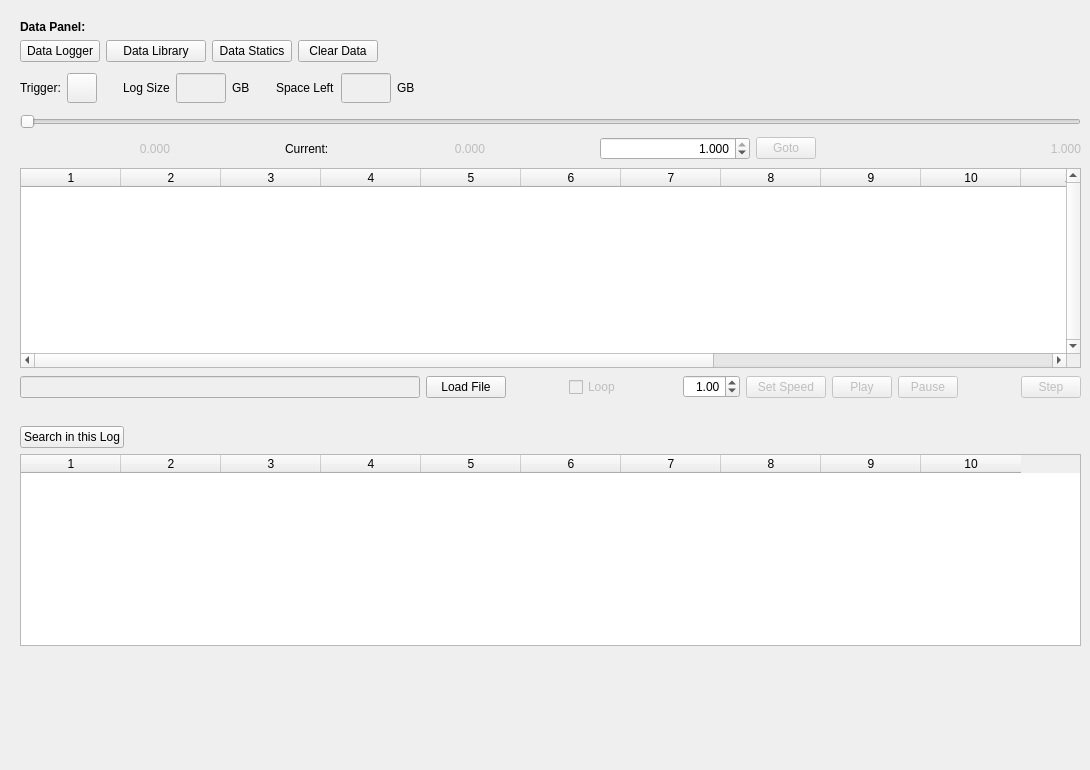
      <widget class="QWidget" name="tab_3">
       <attribute name="title">
        <string>Data Statics</string>
       </attribute>
       <widget class="QWidget" name="gridLayoutWidget">
        <property name="geometry">
         <rect>
          <x>20</x>
          <y>20</y>
          <width>1061</width>
          <height>741</height>
         </rect>
        </property>
        <layout class="QGridLayout" name="gridLayout_2">
         <item row="10" column="0">
          <layout class="QHBoxLayout" name="horizontalLayout_19">
           <item>
            <widget class="QPushButton" name="pushButton_search_log">
             <property name="text">
              <string>Search in this Log</string>
             </property>
            </widget>
           </item>
           <item>
            <spacer name="horizontalSpacer_13">
             <property name="orientation">
              <enum>Qt::Horizontal</enum>
             </property>
             <property name="sizeHint" stdset="0">
              <size>
               <width>40</width>
               <height>20</height>
              </size>
             </property>
            </spacer>
           </item>
          </layout>
         </item>
         <item row="1" column="0">
          <layout class="QHBoxLayout" name="horizontalLayout">
           <item>
            <widget class="QPushButton" name="pushButton_data_logger">
             <property name="maximumSize">
              <size>
               <width>100</width>
               <height>30</height>
              </size>
             </property>
             <property name="text">
              <string>Data Logger</string>
             </property>
            </widget>
           </item>
           <item>
            <widget class="QPushButton" name="pushButton_datalibrary">
             <property name="minimumSize">
              <size>
               <width>100</width>
               <height>0</height>
              </size>
             </property>
             <property name="maximumSize">
              <size>
               <width>100</width>
               <height>30</height>
              </size>
             </property>
             <property name="text">
              <string>Data Library</string>
             </property>
            </widget>
           </item>
           <item>
            <widget class="QPushButton" name="pushButton_datastatics">
             <property name="maximumSize">
              <size>
               <width>100</width>
               <height>30</height>
              </size>
             </property>
             <property name="text">
              <string>Data Statics</string>
             </property>
            </widget>
           </item>
           <item>
            <widget class="QPushButton" name="pushButton_clear_data">
             <property name="maximumSize">
              <size>
               <width>100</width>
               <height>30</height>
              </size>
             </property>
             <property name="text">
              <string>Clear Data</string>
             </property>
            </widget>
           </item>
           <item>
            <spacer name="horizontalSpacer_2">
             <property name="orientation">
              <enum>Qt::Horizontal</enum>
             </property>
             <property name="sizeHint" stdset="0">
              <size>
               <width>40</width>
               <height>20</height>
              </size>
             </property>
            </spacer>
           </item>
          </layout>
         </item>
         <item row="2" column="0">
          <layout class="QHBoxLayout" name="horizontalLayout_4">
           <item>
            <widget class="QLabel" name="label_26">
             <property name="maximumSize">
              <size>
               <width>70</width>
               <height>50</height>
              </size>
             </property>
             <property name="text">
              <string>Trigger:</string>
             </property>
            </widget>
           </item>
           <item>
            <widget class="QPushButton" name="pushButton_Log_Trigger">
             <property name="maximumSize">
              <size>
               <width>30</width>
               <height>30</height>
              </size>
             </property>
             <property name="text">
              <string/>
             </property>
            </widget>
           </item>
           <item>
            <spacer name="verticalSpacer">
             <property name="orientation">
              <enum>Qt::Vertical</enum>
             </property>
             <property name="sizeType">
              <enum>QSizePolicy::Fixed</enum>
             </property>
             <property name="sizeHint" stdset="0">
              <size>
               <width>20</width>
               <height>40</height>
              </size>
             </property>
            </spacer>
           </item>
           <item>
            <widget class="QLabel" name="label_23">
             <property name="maximumSize">
              <size>
               <width>80</width>
               <height>50</height>
              </size>
             </property>
             <property name="text">
              <string>Log Size</string>
             </property>
            </widget>
           </item>
           <item>
            <widget class="QLineEdit" name="lineEdit_log_size">
             <property name="enabled">
              <bool>false</bool>
             </property>
             <property name="maximumSize">
              <size>
               <width>50</width>
               <height>30</height>
              </size>
             </property>
             <property name="alignment">
              <set>Qt::AlignRight|Qt::AlignTrailing|Qt::AlignVCenter</set>
             </property>
            </widget>
           </item>
           <item>
            <widget class="QLabel" name="label_24">
             <property name="maximumSize">
              <size>
               <width>20</width>
               <height>50</height>
              </size>
             </property>
             <property name="text">
              <string>GB</string>
             </property>
            </widget>
           </item>
           <item>
            <spacer name="verticalSpacer_2">
             <property name="orientation">
              <enum>Qt::Vertical</enum>
             </property>
             <property name="sizeType">
              <enum>QSizePolicy::Fixed</enum>
             </property>
             <property name="sizeHint" stdset="0">
              <size>
               <width>20</width>
               <height>40</height>
              </size>
             </property>
            </spacer>
           </item>
           <item>
            <widget class="QLabel" name="label_22">
             <property name="maximumSize">
              <size>
               <width>80</width>
               <height>50</height>
              </size>
             </property>
             <property name="text">
              <string>Space Left</string>
             </property>
            </widget>
           </item>
           <item>
            <widget class="QLineEdit" name="lineEdit_space_left">
             <property name="enabled">
              <bool>false</bool>
             </property>
             <property name="maximumSize">
              <size>
               <width>50</width>
               <height>30</height>
              </size>
             </property>
             <property name="alignment">
              <set>Qt::AlignRight|Qt::AlignTrailing|Qt::AlignVCenter</set>
             </property>
            </widget>
           </item>
           <item>
            <widget class="QLabel" name="label_25">
             <property name="maximumSize">
              <size>
               <width>20</width>
               <height>50</height>
              </size>
             </property>
             <property name="text">
              <string>GB</string>
             </property>
            </widget>
           </item>
           <item>
            <spacer name="horizontalSpacer_5">
             <property name="orientation">
              <enum>Qt::Horizontal</enum>
             </property>
             <property name="sizeHint" stdset="0">
              <size>
               <width>40</width>
               <height>20</height>
              </size>
             </property>
            </spacer>
           </item>
          </layout>
         </item>
         <item row="0" column="0">
          <widget class="QLabel" name="label_20">
           <property name="maximumSize">
            <size>
             <width>300</width>
             <height>30</height>
            </size>
           </property>
           <property name="font">
            <font>
             <weight>75</weight>
             <bold>true</bold>
            </font>
           </property>
           <property name="text">
            <string>Data Panel:</string>
           </property>
          </widget>
         </item>
         <item row="12" column="0">
          <spacer name="verticalSpacer_5">
           <property name="orientation">
            <enum>Qt::Vertical</enum>
           </property>
           <property name="sizeHint" stdset="0">
            <size>
             <width>20</width>
             <height>40</height>
            </size>
           </property>
          </spacer>
         </item>
         <item row="3" column="0">
          <widget class="QSlider" name="horizontalSliderTime">
           <property name="enabled">
            <bool>true</bool>
           </property>
           <property name="maximum">
            <number>1000000</number>
           </property>
           <property name="sliderPosition">
            <number>0</number>
           </property>
           <property name="orientation">
            <enum>Qt::Horizontal</enum>
           </property>
           <property name="tickPosition">
            <enum>QSlider::NoTicks</enum>
           </property>
          </widget>
         </item>
         <item row="4" column="0">
          <layout class="QHBoxLayout" name="horizontalLayout_9">
           <item>
            <widget class="QLabel" name="labelFirstTimeStamp">
             <property name="enabled">
              <bool>false</bool>
             </property>
             <property name="minimumSize">
              <size>
               <width>150</width>
               <height>0</height>
              </size>
             </property>
             <property name="maximumSize">
              <size>
               <width>100</width>
               <height>16777215</height>
              </size>
             </property>
             <property name="text">
              <string>0.000</string>
             </property>
             <property name="alignment">
              <set>Qt::AlignRight|Qt::AlignTrailing|Qt::AlignVCenter</set>
             </property>
            </widget>
           </item>
           <item>
            <spacer name="horizontalSpacer_6">
             <property name="orientation">
              <enum>Qt::Horizontal</enum>
             </property>
             <property name="sizeHint" stdset="0">
              <size>
               <width>40</width>
               <height>20</height>
              </size>
             </property>
            </spacer>
           </item>
           <item>
            <layout class="QHBoxLayout" name="horizontalLayout_10">
             <item>
              <widget class="QLabel" name="label_5">
               <property name="text">
                <string>Current:</string>
               </property>
              </widget>
             </item>
             <item>
              <widget class="QLabel" name="labelCurrentTimeStamp">
               <property name="enabled">
                <bool>false</bool>
               </property>
               <property name="minimumSize">
                <size>
                 <width>150</width>
                 <height>27</height>
                </size>
               </property>
               <property name="maximumSize">
                <size>
                 <width>100</width>
                 <height>27</height>
                </size>
               </property>
               <property name="frameShape">
                <enum>QFrame::NoFrame</enum>
               </property>
               <property name="text">
                <string>0.000</string>
               </property>
               <property name="alignment">
                <set>Qt::AlignRight|Qt::AlignTrailing|Qt::AlignVCenter</set>
               </property>
              </widget>
             </item>
            </layout>
           </item>
           <item>
            <spacer name="horizontalSpacer_7">
             <property name="orientation">
              <enum>Qt::Horizontal</enum>
             </property>
             <property name="sizeHint" stdset="0">
              <size>
               <width>40</width>
               <height>20</height>
              </size>
             </property>
            </spacer>
           </item>
           <item>
            <layout class="QHBoxLayout" name="horizontalLayout_11">
             <item>
              <widget class="QDoubleSpinBox" name="doubleSpinBoxGotoTimeStamp">
               <property name="minimumSize">
                <size>
                 <width>150</width>
                 <height>0</height>
                </size>
               </property>
               <property name="alignment">
                <set>Qt::AlignRight|Qt::AlignTrailing|Qt::AlignVCenter</set>
               </property>
               <property name="decimals">
                <number>3</number>
               </property>
               <property name="minimum">
                <double>0.010000000000000</double>
               </property>
               <property name="maximum">
                <double>1.000000000000000</double>
               </property>
               <property name="singleStep">
                <double>0.100000000000000</double>
               </property>
               <property name="value">
                <double>1.000000000000000</double>
               </property>
              </widget>
             </item>
             <item>
              <widget class="QPushButton" name="pushButtonGoto">
               <property name="enabled">
                <bool>false</bool>
               </property>
               <property name="maximumSize">
                <size>
                 <width>60</width>
                 <height>16777215</height>
                </size>
               </property>
               <property name="text">
                <string>Goto</string>
               </property>
              </widget>
             </item>
            </layout>
           </item>
           <item>
            <spacer name="horizontalSpacer_8">
             <property name="orientation">
              <enum>Qt::Horizontal</enum>
             </property>
             <property name="sizeHint" stdset="0">
              <size>
               <width>40</width>
               <height>20</height>
              </size>
             </property>
            </spacer>
           </item>
           <item>
            <widget class="QLabel" name="labelLastTimeStamp">
             <property name="enabled">
              <bool>false</bool>
             </property>
             <property name="minimumSize">
              <size>
               <width>150</width>
               <height>0</height>
              </size>
             </property>
             <property name="maximumSize">
              <size>
               <width>100</width>
               <height>16777215</height>
              </size>
             </property>
             <property name="text">
              <string>1.000</string>
             </property>
             <property name="alignment">
              <set>Qt::AlignRight|Qt::AlignTrailing|Qt::AlignVCenter</set>
             </property>
            </widget>
           </item>
          </layout>
         </item>
         <item row="5" column="0">
          <widget class="QTableWidget" name="tableWidgetLCM">
           <property name="minimumSize">
            <size>
             <width>0</width>
             <height>200</height>
            </size>
           </property>
           <property name="maximumSize">
            <size>
             <width>16777215</width>
             <height>200</height>
            </size>
           </property>
           <property name="verticalScrollBarPolicy">
            <enum>Qt::ScrollBarAlwaysOn</enum>
           </property>
           <property name="editTriggers">
            <set>QAbstractItemView::NoEditTriggers</set>
           </property>
           <property name="rowCount">
            <number>0</number>
           </property>
           <property name="columnCount">
            <number>15</number>
           </property>
           <column/>
           <column/>
           <column/>
           <column/>
           <column/>
           <column/>
           <column/>
           <column/>
           <column/>
           <column/>
           <column/>
           <column/>
           <column/>
           <column/>
           <column/>
          </widget>
         </item>
         <item row="6" column="0">
          <layout class="QHBoxLayout" name="horizontalLayout_13">
           <item>
            <layout class="QHBoxLayout" name="horizontalLayout_14">
             <item>
              <widget class="QLineEdit" name="lineEditFileName">
               <property name="enabled">
                <bool>false</bool>
               </property>
               <property name="minimumSize">
                <size>
                 <width>400</width>
                 <height>0</height>
                </size>
               </property>
               <property name="maximumSize">
                <size>
                 <width>400</width>
                 <height>16777215</height>
                </size>
               </property>
               <property name="text">
                <string/>
               </property>
              </widget>
             </item>
             <item>
              <widget class="QPushButton" name="pushButtonLoadFile">
               <property name="maximumSize">
                <size>
                 <width>90</width>
                 <height>16777215</height>
                </size>
               </property>
               <property name="text">
                <string>Load File</string>
               </property>
              </widget>
             </item>
            </layout>
           </item>
           <item>
            <spacer name="horizontalSpacer_9">
             <property name="orientation">
              <enum>Qt::Horizontal</enum>
             </property>
             <property name="sizeHint" stdset="0">
              <size>
               <width>20</width>
               <height>26</height>
              </size>
             </property>
            </spacer>
           </item>
           <item>
            <widget class="QCheckBox" name="checkBoxLoop">
             <property name="enabled">
              <bool>false</bool>
             </property>
             <property name="text">
              <string>Loop</string>
             </property>
            </widget>
           </item>
           <item>
            <spacer name="horizontalSpacer_10">
             <property name="orientation">
              <enum>Qt::Horizontal</enum>
             </property>
             <property name="sizeHint" stdset="0">
              <size>
               <width>20</width>
               <height>20</height>
              </size>
             </property>
            </spacer>
           </item>
           <item>
            <layout class="QHBoxLayout" name="horizontalLayout_15">
             <item>
              <layout class="QHBoxLayout" name="horizontalLayout_16">
               <item>
                <widget class="QDoubleSpinBox" name="doubleSpinBoxPlaySpeed">
                 <property name="alignment">
                  <set>Qt::AlignRight|Qt::AlignTrailing|Qt::AlignVCenter</set>
                 </property>
                 <property name="minimum">
                  <double>0.010000000000000</double>
                 </property>
                 <property name="maximum">
                  <double>10.000000000000000</double>
                 </property>
                 <property name="singleStep">
                  <double>0.100000000000000</double>
                 </property>
                 <property name="value">
                  <double>1.000000000000000</double>
                 </property>
                </widget>
               </item>
               <item>
                <widget class="QPushButton" name="pushButtonSetSpeed">
                 <property name="enabled">
                  <bool>false</bool>
                 </property>
                 <property name="maximumSize">
                  <size>
                   <width>90</width>
                   <height>16777215</height>
                  </size>
                 </property>
                 <property name="text">
                  <string>Set Speed</string>
                 </property>
                </widget>
               </item>
              </layout>
             </item>
             <item>
              <widget class="QPushButton" name="pushButtonPlay">
               <property name="enabled">
                <bool>false</bool>
               </property>
               <property name="maximumSize">
                <size>
                 <width>60</width>
                 <height>16777215</height>
                </size>
               </property>
               <property name="text">
                <string>Play</string>
               </property>
              </widget>
             </item>
             <item>
              <widget class="QPushButton" name="pushButtonPause">
               <property name="enabled">
                <bool>false</bool>
               </property>
               <property name="maximumSize">
                <size>
                 <width>60</width>
                 <height>16777215</height>
                </size>
               </property>
               <property name="text">
                <string>Pause</string>
               </property>
              </widget>
             </item>
            </layout>
           </item>
           <item>
            <spacer name="horizontalSpacer_11">
             <property name="orientation">
              <enum>Qt::Horizontal</enum>
             </property>
             <property name="sizeHint" stdset="0">
              <size>
               <width>20</width>
               <height>24</height>
              </size>
             </property>
            </spacer>
           </item>
           <item>
            <widget class="QPushButton" name="pushButtonStep">
             <property name="enabled">
              <bool>false</bool>
             </property>
             <property name="maximumSize">
              <size>
               <width>60</width>
               <height>16777215</height>
              </size>
             </property>
             <property name="text">
              <string>Step</string>
             </property>
            </widget>
           </item>
          </layout>
         </item>
         <item row="7" column="0">
          <spacer name="horizontalSpacer_12">
           <property name="orientation">
            <enum>Qt::Horizontal</enum>
           </property>
           <property name="sizeHint" stdset="0">
            <size>
             <width>40</width>
             <height>20</height>
            </size>
           </property>
          </spacer>
         </item>
         <item row="11" column="0">
          <widget class="QTableWidget" name="tableWidget_TriggerInLog">
           <property name="rowCount">
            <number>0</number>
           </property>
           <property name="columnCount">
            <number>10</number>
           </property>
           <column/>
           <column/>
           <column/>
           <column/>
           <column/>
           <column/>
           <column/>
           <column/>
           <column/>
           <column/>
          </widget>
         </item>
        </layout>
       </widget>
      </widget>
